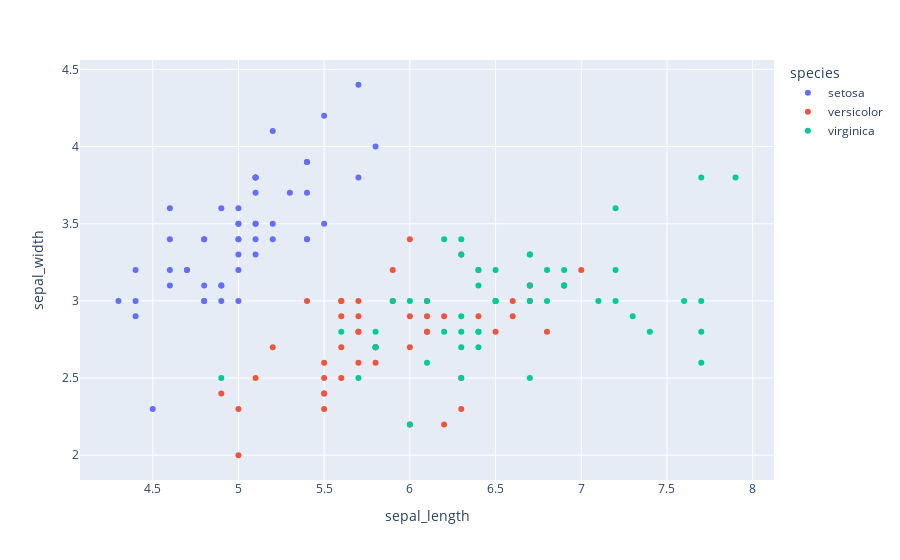

Notebook code for this chart:
### Markdown cell above
## 1. Scatter plot

### Code cell
fig1 = px.scatter(df, x='sepal_length' , y='sepal_width', color="species")
fig1.show()
# save the plot
fig1.write_image("./output/fig1.png", scale=3)

### Figure 1 — Plotly figure (JSON) as saved in the notebook; plotly's stock layout.template omitted (floating-point values rounded to 4 significant figures)
{"data": [{"hovertemplate": "species=setosa<br>sepal_length=%{x}<br>sepal_width=%{y}<extra></extra>", "legendgroup": "setosa", "marker": {"color": "#636efa", "symbol": "circle"}, "mode": "markers", "name": "setosa", "orientation": "v", "showlegend": true, "type": "scatter", "x": [5.1, 4.9, 4.7, 4.6, 5.0, 5.4, 4.6, 5.0, 4.4, 4.9, 5.4, 4.8, 4.8, 4.3, 5.8, 5.7, 5.4, 5.1, 5.7, 5.1, 5.4, 5.1, 4.6, 5.1, 4.8, 5.0, 5.0, 5.2, 5.2, 4.7, 4.8, 5.4, 5.2, 5.5, 4.9, 5.0, 5.5, 4.9, 4.4, 5.1, 5.0, 4.5, 4.4, 5.0, 5.1, 4.8, 5.1, 4.6, 5.3, 5.0], "xaxis": "x", "y": [3.5, 3.0, 3.2, 3.1, 3.6, 3.9, 3.4, 3.4, 2.9, 3.1, 3.7, 3.4, 3.0, 3.0, 4.0, 4.4, 3.9, 3.5, 3.8, 3.8, 3.4, 3.7, 3.6, 3.3, 3.4, 3.0, 3.4, 3.5, 3.4, 3.2, 3.1, 3.4, 4.1, 4.2, 3.1, 3.2, 3.5, 3.6, 3.0, 3.4, 3.5, 2.3, 3.2, 3.5, 3.8, 3.0, 3.8, 3.2, 3.7, 3.3], "yaxis": "y"}, {"hovertemplate": "species=versicolor<br>sepal_length=%{x}<br>sepal_width=%{y}<extra></extra>", "legendgroup": "versicolor", "marker": {"color": "#EF553B", "symbol": "circle"}, "mode": "markers", "name": "versicolor", "orientation": "v", "showlegend": true, "type": "scatter", "x": [7.0, 6.4, 6.9, 5.5, 6.5, 5.7, 6.3, 4.9, 6.6, 5.2, 5.0, 5.9, 6.0, 6.1, 5.6, 6.7, 5.6, 5.8, 6.2, 5.6, 5.9, 6.1, 6.3, 6.1, 6.4, 6.6, 6.8, 6.7, 6.0, 5.7, 5.5, 5.5, 5.8, 6.0, 5.4, 6.0, 6.7, 6.3, 5.6, 5.5, 5.5, 6.1, 5.8, 5.0, 5.6, 5.7, 5.7, 6.2, 5.1, 5.7], "xaxis": "x", "y": [3.2, 3.2, 3.1, 2.3, 2.8, 2.8, 3.3, 2.4, 2.9, 2.7, 2.0, 3.0, 2.2, 2.9, 2.9, 3.1, 3.0, 2.7, 2.2, 2.5, 3.2, 2.8, 2.5, 2.8, 2.9, 3.0, 2.8, 3.0, 2.9, 2.6, 2.4, 2.4, 2.7, 2.7, 3.0, 3.4, 3.1, 2.3, 3.0, 2.5, 2.6, 3.0, 2.6, 2.3, 2.7, 3.0, 2.9, 2.9, 2.5, 2.8], "yaxis": "y"}, {"hovertemplate": "species=virginica<br>sepal_length=%{x}<br>sepal_width=%{y}<extra></extra>", "legendgroup": "virginica", "marker": {"color": "#00cc96", "symbol": "circle"}, "mode": "markers", "name": "virginica", "orientation": "v", "showlegend": true, "type": "scatter", "x": [6.3, 5.8, 7.1, 6.3, 6.5, 7.6, 4.9, 7.3, 6.7, 7.2, 6.5, 6.4, 6.8, 5.7, 5.8, 6.4, 6.5, 7.7, 7.7, 6.0, 6.9, 5.6, 7.7, 6.3, 6.7, 7.2, 6.2, 6.1, 6.4, 7.2, 7.4, 7.9, 6.4, 6.3, 6.1, 7.7, 6.3, 6.4, 6.0, 6.9, 6.7, 6.9, 5.8, 6.8, 6.7, 6.7, 6.3, 6.5, 6.2, 5.9], "xaxis": "x", "y": [3.3, 2.7, 3.0, 2.9, 3.0, 3.0, 2.5, 2.9, 2.5, 3.6, 3.2, 2.7, 3.0, 2.5, 2.8, 3.2, 3.0, 3.8, 2.6, 2.2, 3.2, 2.8, 2.8, 2.7, 3.3, 3.2, 2.8, 3.0, 2.8, 3.0, 2.8, 3.8, 2.8, 2.8, 2.6, 3.0, 3.4, 3.1, 3.0, 3.1, 3.1, 3.1, 2.7, 3.2, 3.3, 3.0, 2.5, 3.0, 3.4, 3.0], "yaxis": "y"}], "layout": {"legend": {"title": {"text": "species"}, "tracegroupgap": 0}, "margin": {"t": 60}, "xaxis": {"anchor": "y", "domain": [0, 1], "title": {"text": "sepal_length"}}, "yaxis": {"anchor": "x", "domain": [0, 1], "title": {"text": "sepal_width"}}}}
